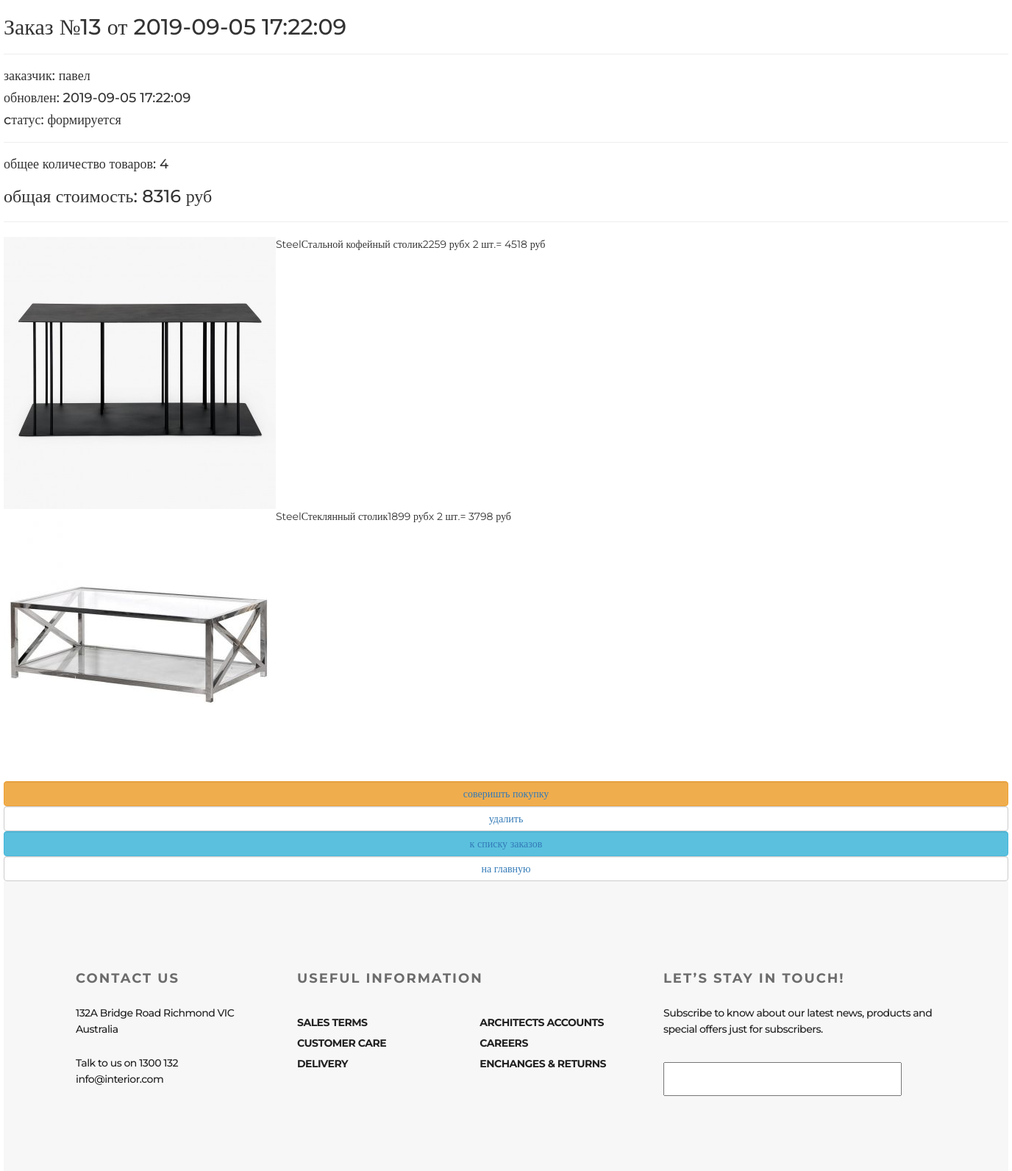
Screenshot of /order/read/13/ (signed in) with the database file from the repository.
### ordersapp/models.py (models this page shows, shortened)
class Order(models.Model):
    FORMING = 'FM'
    SENT_TO_PROCEED = 'STP'
    PROCEEDED = 'PRD'
    PAID = 'PD'
    READY = 'RDY'
    CANCEL = 'CNC'
    ORDER_STATUS_CHOICES = (
        (FORMING, 'формируется'),
        (SENT_TO_PROCEED, 'отправлен в обработку'),
        (PAID, 'оплачен'),
        (PROCEEDED, 'обрабатывается'),
        (READY, 'готов к выдаче'),
        (CANCEL, 'отменен'),
    )
    user = models.ForeignKey(settings.AUTH_USER_MODEL, on_delete=models.CASCADE)
    created = models.DateTimeField(verbose_name='создан', auto_now_add=True)
    updated = models.DateTimeField(verbose_name='обновлен', auto_now=True)
    status = models.CharField(verbose_name='статус', max_length=3, choices=ORDER_STATUS_CHOICES, default=FORMING)
    is_active = models.BooleanField(verbose_name='активен', default=True)
    class Meta:
        ordering = ('-created',)
        verbose_name = 'заказ'
        verbose_name_plural = 'заказы'
    def get_total_quantity(self):
        items = self.orderitems.select_related()
        return sum(list(map(lambda x: x.quantity, items)))
    def get_total_cost(self):
        items = self.orderitems.select_related()
        return sum(list(map(lambda x: x.quantity * x.product.price, items)))

class OrderItem(models.Model):
    order = models.ForeignKey(Order, related_name="orderitems", on_delete=models.CASCADE)
    product = models.ForeignKey(Product, verbose_name='продукт', on_delete=models.CASCADE)
    quantity = models.PositiveIntegerField(verbose_name='количество', default=0)
    objects = OrderItemQuerySet.as_manager()
    def get_product_cost(self):
        return self.product.price * self.quantity

### authapp/models.py (models this page shows, shortened)
class ShopUser(AbstractUser):
    avatar = models.ImageField(upload_to='user_avatar', blank=True)
    age = models.PositiveIntegerField(verbose_name='Возраст', null=True, default=18)
    activation_key = models.CharField(max_length=128, blank=True)
    activation_key_expires = models.DateTimeField(default=now() + timedelta(hours=48))

### mainapp/models.py (models this page shows, shortened)
class Product(models.Model):
    name = models.CharField(max_length=32, unique=True)
    description = models.TextField(verbose_name='Описание')
    price = models.PositiveIntegerField(verbose_name='Цена')
    rating = models.PositiveIntegerField(verbose_name='Рейтинг', default=1)
    alt = models.CharField(max_length=255, verbose_name='Текст рисунка', default='Текст по умолчанию')
    category = models.ForeignKey(Category, on_delete=models.PROTECT)  # Выбираем эту, как наиболее простую.
    image = models.ImageField(upload_to='products', null=True, blank=True)
    isTrendy = models.BooleanField(verbose_name='Товар сейчас в тренде?', default=False)
    isTopSlider = models.BooleanField(verbose_name='Товар должен быть в верхнем слайдере?', default=False)
    SlideNo = models.PositiveIntegerField(verbose_name='Номер слайда в карусели верхнего слайдера', null=True, blank=True)
    isHot = models.BooleanField(verbose_name='Горячее предложение?', default=False)
    imageHot = models.ImageField(verbose_name='Картинка должна быть 1366х800 px', upload_to='products_hot', null=True, blank=True)
    SlideHotNo = models.PositiveIntegerField(verbose_name='Номер слайда в карусели "HOT"', null=True, blank=True)
    isNew = models.BooleanField(verbose_name='Поместить товар в раздел "новое"?', default=False)
    quantity = models.PositiveIntegerField(verbose_name='Количество на складе', default=1)
    isActive = models.BooleanField(verbose_name='Категория активна', default=True)

class Category(models.Model):
    name = models.CharField(max_length=32, unique=True)  # Category & Product должны быть связаны.
    image = models.ImageField(upload_to='products', null=True)

### ordersapp/views.py (the view)
# urls.py: path('read/<int:pk>/', ordersapp.OrderRead.as_view(), name='order_read'),
class OrderRead(DetailView):
    model = Order
    template_name = 'order_detail.html'
    def get_context_data(self, **kwargs):
        context = super(OrderRead, self).get_context_data(**kwargs)
        context['title'] = 'заказ/просмотр'
        return context
    def get_queryset(self):
        return Order.objects.filter(user=self.request.user)

### context_processors/basketProc.py (called while the page is built)
def basketProc(request):
    print(f'context processor basket works')
    basket = []
    if request.user.is_authenticated:
        basket_items = Basket.objects.filter(user=request.user)
        for i in basket_items:
            basket.append(i.product.category.name)
            basket.append(i.product.name)
            basket.append(i.product.price)
    return {
        'BasketP': basket
    }

### ordersapp/templates/order_detail.html
{% extends 'orderbase.html' %}
{% load static %}
{% block content %}
    {% include 'includes/inc_order_summary.html' %}
    <div class="basket_list">
        {% for item in object.orderitems.select_related %}
            <div class="basket_record">
                <img src="{{ item.product.image.url }}" alt="{{ item.product.short_desc }}">
                <div class="category_name">{{ item.product.category.name }}</div>
                <div class="product_name">{{ item.product.name }}</div>
                <div class="product_price">{{ item.product.price }}&nbspруб</div>
                <div class="product_quantitiy">x {{ item.quantity }} шт.</div>
                <div class="product_cost"> = {{ item.get_product_cost }}&nbspруб</div>
            </div>
        {% endfor %}
    </div>
    {% include 'includes/inc_order_actions.html' %}
{% endblock %}

### ordersapp/templates/includes/inc_order_summary.html (shortened to what this page needs)
{% if object %}
    <div class="h2">
        Заказ №{{ object.pk }} от {{ object.created|date:"Y-m-d H:i:s" }}
    </div>
    <hr>
    <div class="h4">заказчик: {{ user.last_name }} {{ user.first_name }} </div>
    <div class="h4">обновлен: {{ object.updated|date:"Y-m-d H:i:s" }}</div>
    <div class="h4">cтатус: {{ object.get_status_display }}</div>
    <hr>
    <div class="h4">
        общее количество товаров:
        <span class="order_total_quantity">{{ object.get_total_quantity }}
        </span>
    </div>
    <div class="h3">
        общая стоимость:
        <span class="order_total_cost">{{ object.get_total_cost }}
        </span> руб
    </div>
{% endif %}
<hr>

### static/style.css (style rules this page uses)
* { margin: 0; padding: 0; }
body { font-family: "Montserrat" }
.basket_record { position: relative; display: flex; }

### rows the page displays
Order: pk "13", created "2019-09-05 17:22:09", updated "2019-09-05 17:22:09", status "формируется", get_total_quantity "4", get_total_cost "8316"
ShopUser: first_name "павел"
OrderItem: product.image (picture), product.category.name "Steel", product.name "Стальной кофейный столик", product.price "2259", quantity "2", get_product_cost "4518"
OrderItem: product.image (picture), product.category.name "Steel", product.name "Стеклянный столик", product.price "1899", quantity "2", get_product_cost "3798"
